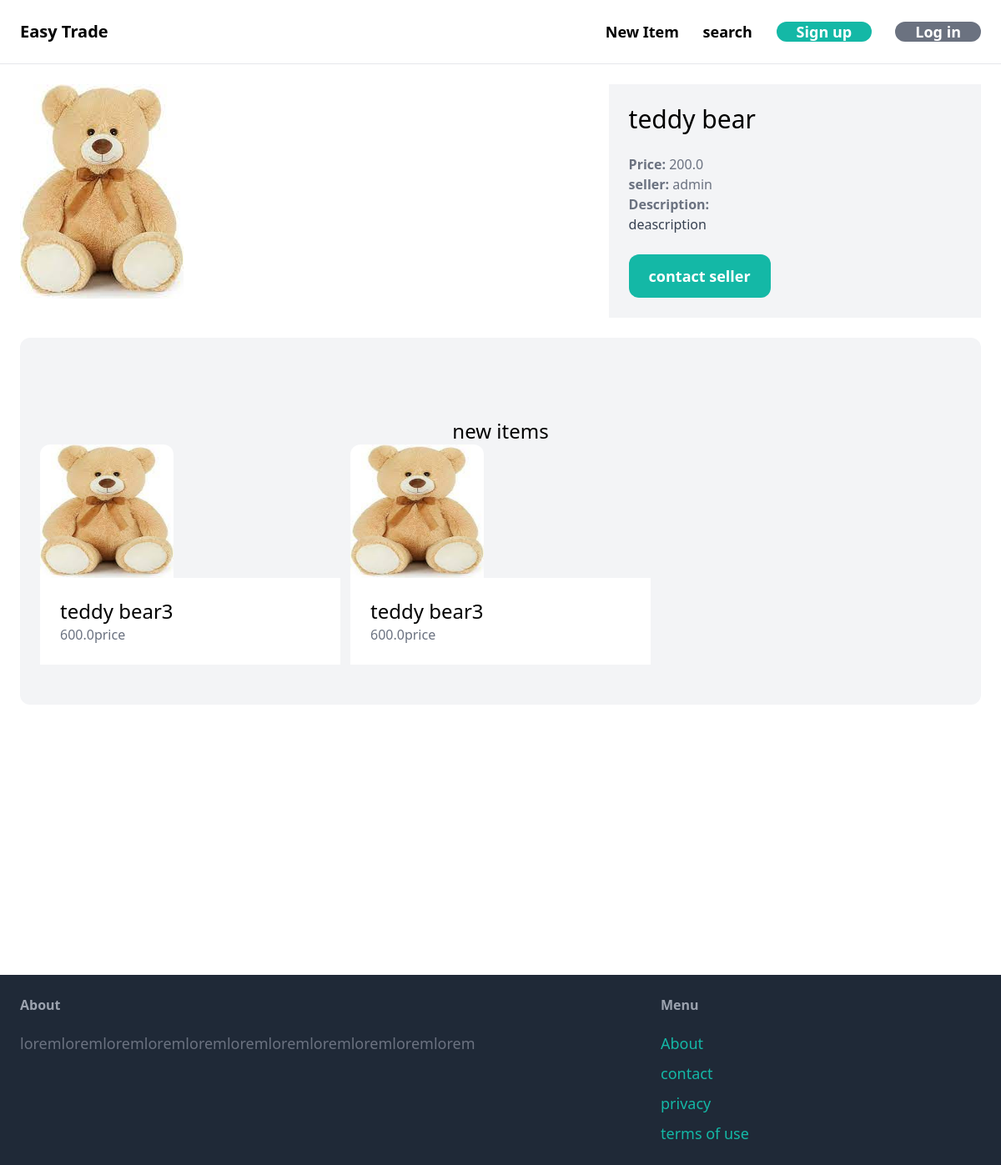
Page /items/1/ on the committed database.
### item/models.py (models this page shows, shortened)
class Item(models.Model):
    category=models.ForeignKey(Category, related_name='items',on_delete=models.CASCADE)
    name = models.CharField(max_length=255)
    description = models.TextField(blank=True,null=True)
    price= models.FloatField()
    image = models.ImageField(upload_to='item_images',blank=True,null=True)
    is_sold=models.BooleanField(default=False)
    created_by = models.ForeignKey(User,related_name='items',on_delete=models.CASCADE)
    created_at = models.DateTimeField(auto_now_add=True)

### item/views.py (the view)
# urls.py: path('<int:pk>/',views.detail,name='detail'),
def detail(request,pk):
    item = get_object_or_404(Item, pk=pk)
    related_items =Item.objects.filter(category=item.category,is_sold=False).exclude(pk=pk)[0:3]
    context={'item':item,
             'related_items':related_items}
    return render(request,'item/detail.html',context)

### item/templates/item/detail.html (shortened to what this page needs)
{% extends 'core/base.html' %}
{% block content%}
<div class="grid grid-cols-5 gap-6">
    <div class="col-span-3">
        <img src="{{item.image.url}}" class="rounded-xl">
    </div>
    <div class="col-span-2 p-6 bg-gray-100 rounder-xl">
        <h1 class="mb-6 text-3xl">{{item.name}}</h1>
        <price class="text-gray-500"><strong>Price: </strong>{{item.price}} </p>
        <price class="text-gray-500"><strong>seller: </strong>{{item.created_by.username}} </p>
        {%if item.description%}
        <p class="text-gray-700">
            <strong class="text-gray-500">Description: </strong><br>{{item.description}}</p>
            {%endif%}
            {%if request.user == item.created_by%}
            <div class="mt-6 p-6 bg-white rounded-xl">
<p>this is your item ?!!</p>
<a href="{% url 'item:edit' item.id%}" class="inline-block mt-6  px-6 py-3 text-lg font-semibold bg-green-500 text-white rounded-xl hover:bg-green-700">edit item</a>
<a href="{% url 'item:delete' item.id%}" class="inline-block mt-6  px-6 py-3 text-lg font-semibold bg-red-500 text-white rounded-xl hover:bg-red-700">delete item</a>
            </div>
            {%else%}
            <a href="{% url 'conversation:new' item.id %}" class="inline-block mt-6  px-6 py-3 text-lg font-semibold bg-teal-500 text-white rounded-xl hover:bg-teal-700">contact seller</a>
   {%endif%}
        </div>
</div>
<div class="mt-6 px-6 py-12 bg-gray-100 rounded-xl">
    <h2 class="mt-12 text-2xl text-center">new items</h2>
    <div class="grid grid-cols-3 gap-3">
        {%for item in related_items%}
        <div>
            <a href="{% url 'item:detail' item.id%}" >
                <div>
                    <img src="{{item.image.url}}" class="rounded-t-xl h-40 w-40">
                </div>
                <div class="p-6 bg-white rounder-b-xl">
                    <h2 class="text-2xl">{{item.name}}</h2>
                    <p class="text-gray-500">{{item.price}}price</p>
                </div>
            </a>
        </div>
        {%endfor%}
    </div>
</div>
{%endblock%}

### rows in the picture
Item: image (picture), name "teddy bear", price "200.0", created_by.username "admin", description "deascription"
Item: image (picture), name "teddy bear3", price "600.0"
Item: image (picture), name "teddy bear3", price "600.0"
